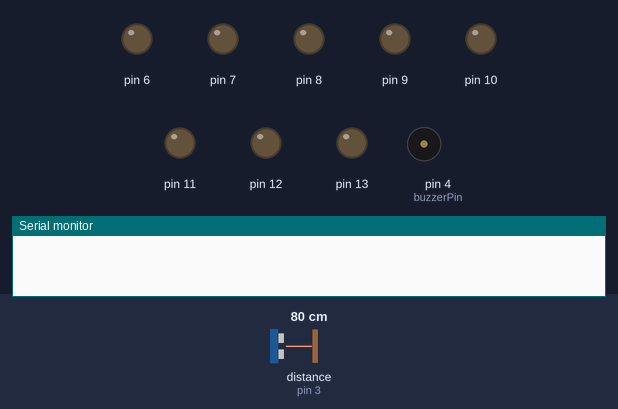
The sketch below on a simulated Arduino Uno, built with avr-gcc and run on an emulated ATmega328P. Parts: output pins drawn as LEDs (lit = HIGH), buzzer (waves = sounding, pin HIGH), the last lines printed to the serial monitor. Wiring (inferred from the names in the program): ultrasonic range finder: trigger pin 2; echo pin 3. The test bench sets the inputs (shaded band); at power-on: distance to the obstacle (sensor on pin 3) 80 cm. The echo pulse lasts 58.3 µs per cm; EEPROM starts erased; pins used as bus, display or sensor lines are not drawn.

Above: at 1.2 s.
1.3 s: distance to the obstacle (sensor on pin 3) set to 70 cm
At 4.1 s:
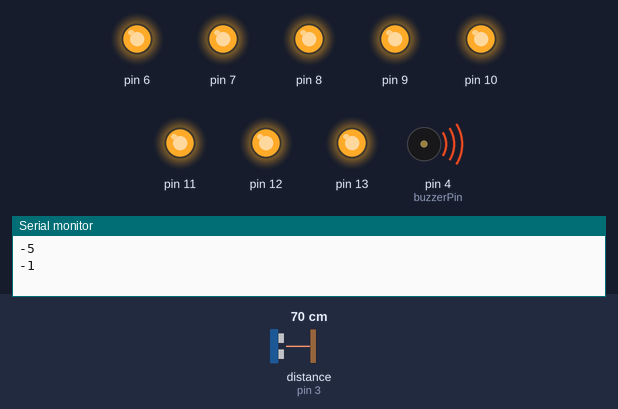
4.3 s: distance to the obstacle (sensor on pin 3) set to 120 cm
At 5.4 s:
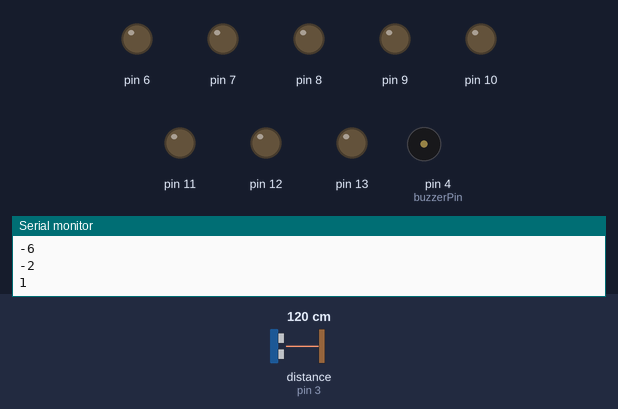
5.8 s: distance to the obstacle (sensor on pin 3) set to 2 cm
At 8.7 s:
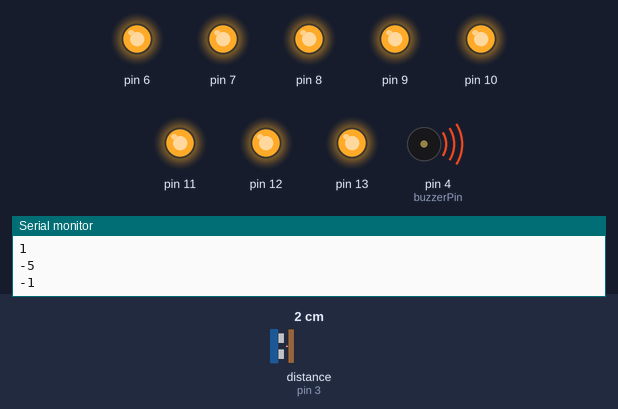
Timing chart, 0 to 10.2 s (numbered marks = the images above; inputs shaded):
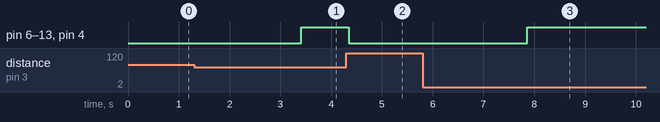

Measured:
- the behaviour switches between 75 and 74 cm on distance to the obstacle (sensor on pin 3) (found by bisection; images 0 and 1)
- after the input at 1.3 s, pin 6–13, pin 4 (buzzerPin): LOW → HIGH after 2.1 s
- after the input at 4.3 s, pin 6–13, pin 4 (buzzerPin): HIGH → LOW after 0.05 s
- after the input at 5.8 s, pin 6–13, pin 4 (buzzerPin): LOW → HIGH after 2.1 s

The sketch:

tp4.ino
```cpp
#include <EEPROM.h>

int peopleCount;
long distance;
int trigPin = 2;
int echoPin = 3;
bool configurated = false;
long wallDistance = 0;
int buzzerPin = 4;
long duration;
void setup() {
    Serial.begin(9600);
    pinMode(trigPin, OUTPUT);
    pinMode(echoPin, INPUT);
    pinMode(buzzerPin, OUTPUT);
    for (int i = 6; i < 14; i++) {
        pinMode(i, OUTPUT);
    }

    EEPROM.get(0, peopleCount);
    if (peopleCount == -1L) {
        peopleCount = 0;
        EEPROM.put(0, peopleCount);
    }
    else {
        EEPROM.get(0, peopleCount);
    }
}

void loop() {
    if (!configurated) {
        configuration();
    }

    digitalWrite(trigPin, LOW);
    delayMicroseconds(2);
    digitalWrite(trigPin, HIGH);
    delayMicroseconds(10);
    digitalWrite(trigPin, LOW);

    duration = pulseIn(echoPin, HIGH);

    distance = duration * 0.034 /2;

    if(distance < wallDistance - 5) {
        detectPerson();
        Serial.println(peopleCount);
    }

    delay(50);

    if (Serial.available()) {
        String line = Serial.readStringUntil('\n');
        line.trim();

        if (line.startsWith("-3")) {
            peopleCount = 0;
            EEPROM.put(0, peopleCount);
        }
        else {
            if (line.startsWith("-4")) {
                Serial.println(peopleCount);
            }
        }
    }
}


void configuration() {
    int distanceCount = 0;
    int samples = 10;
    long distanceVec[samples];
    for (int i = 0; i < samples; i++) {
        digitalWrite(trigPin, LOW);
        delayMicroseconds(2);
        digitalWrite(trigPin, HIGH);
        delayMicroseconds(10);
        digitalWrite(trigPin, LOW);
        duration = pulseIn(echoPin, HIGH);
        distance = duration * 0.034 /2;
        distanceVec[i] = distance;
        distanceCount += distance;
        delay(50);
    }

    wallDistance = distanceCount / samples;

    long closest = distanceVec[0];
    long actualDiff = abs(distanceVec[0] - wallDistance);
    for (int i = 0; i < samples; i++) {
        long diff = abs(distanceVec[i] - wallDistance);
        if (diff < actualDiff) {
            actualDiff = diff;
            closest = distanceVec[i];
        }
    }
    wallDistance = closest;

    configurated = true;

}

void detectPerson() {
    unsigned long startTime = millis();
    bool personDetected = true;
    bool alarmActivated = false;
    Serial.println("-5");
    while (millis() - startTime < 500) {

        digitalWrite(trigPin, LOW);
        delayMicroseconds(2);
        digitalWrite(trigPin, HIGH);
        delayMicroseconds(10);
        digitalWrite(trigPin, LOW);

        duration = pulseIn(echoPin, HIGH);

        distance = duration * 0.034 / 2;
        if (distance > wallDistance - 5) {
            Serial.println("-6");
            personDetected = false;
            break;
        }
        delay(50);
    }

    if (personDetected) {
        startTime = millis();
        peopleCount += 1;
        EEPROM.put(0, peopleCount);

        for (;;) {
            digitalWrite(trigPin, LOW);
            delayMicroseconds(2);
            digitalWrite(trigPin, HIGH);
            delayMicroseconds(10);
            digitalWrite(trigPin, LOW);

            duration = pulseIn(echoPin, HIGH);

            distance = duration * 0.034 / 2;
            if (!alarmActivated) {
                if (millis() - startTime > 1500) {
                    for (int i = 6; i < 14; i++) {
                        digitalWrite(i, HIGH);
                    }
                    digitalWrite(buzzerPin, HIGH);
                    Serial.println("-1");
                    alarmActivated = true;
                }
            }
            if (distance > wallDistance - 5) {
                personDetected = false;
                Serial.println("-6");
                if (alarmActivated) {
                    for (int i = 6; i < 14; i++) {
                        digitalWrite(i, LOW);
                    }
                    digitalWrite(buzzerPin, LOW);
                    Serial.println("-2");
                }
                break;
            }
            delay(50);
        }
    }
}
```
